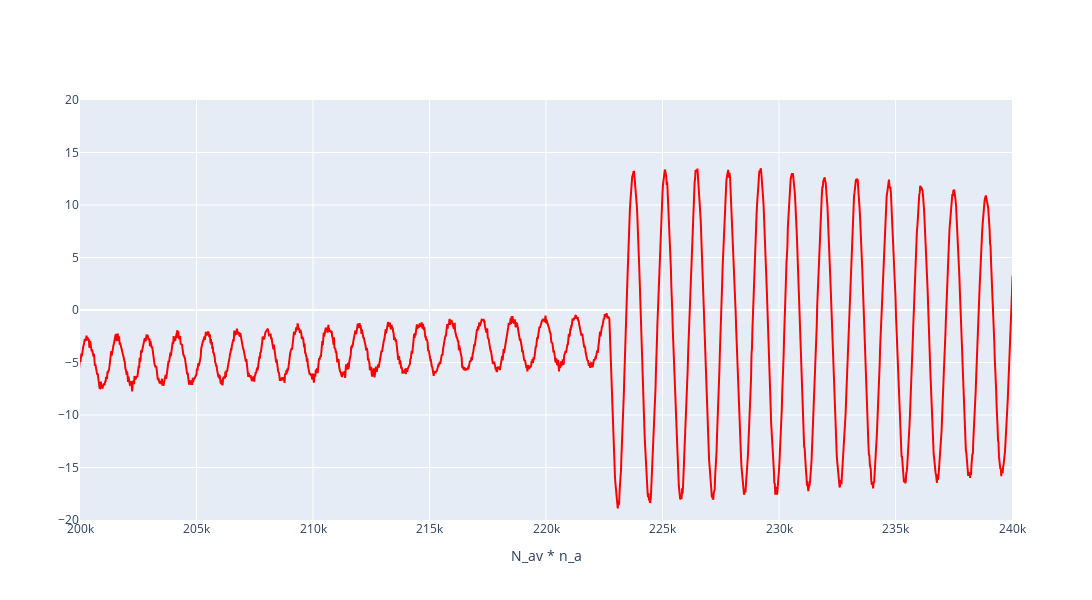

Notebook cell for this chart:
### Code cell
import plotly.graph_objects as go

# Создаем график Plotly
fig = go.Figure()

# Добавляем первый график на основную ось y
fig.add_trace(go.Scatter(x=N_av * n_a, y=fi_a + 78, mode='lines', line=dict(color='red'), name='fi_a')) 

# Настраиваем общий вид графика
fig.update_layout(
    title='',
    xaxis_title='N_av * n_a',
    yaxis=dict(range=[-20, 20]),
    xaxis=dict(range=[2_000_00, 24_000_0])
)

# Изменяем размер окна графика
fig.update_layout(
    width=1200,   # Ширина окна в пикселях
    height=600   # Высота окна в пикселях
)

# Отображаем график
fig.show()

### Figure 1 — Plotly figure (JSON) as saved in the notebook; plotly's stock layout.template omitted (floating-point values rounded to 4 significant figures; data arrays with more than 128 entries replaced by an {"elided": "..."} marker saying what was removed)
{"data": [{"line": {"color": "red"}, "mode": "lines", "name": "fi_a", "type": "scatter", "x": {"elided": "17774 int values"}, "y": {"elided": "17774 float values"}}], "layout": {"height": 600, "title": {"text": ""}, "width": 1200, "xaxis": {"range": [200000, 240000], "title": {"text": "N_av * n_a"}}, "yaxis": {"range": [-20, 20]}}}
